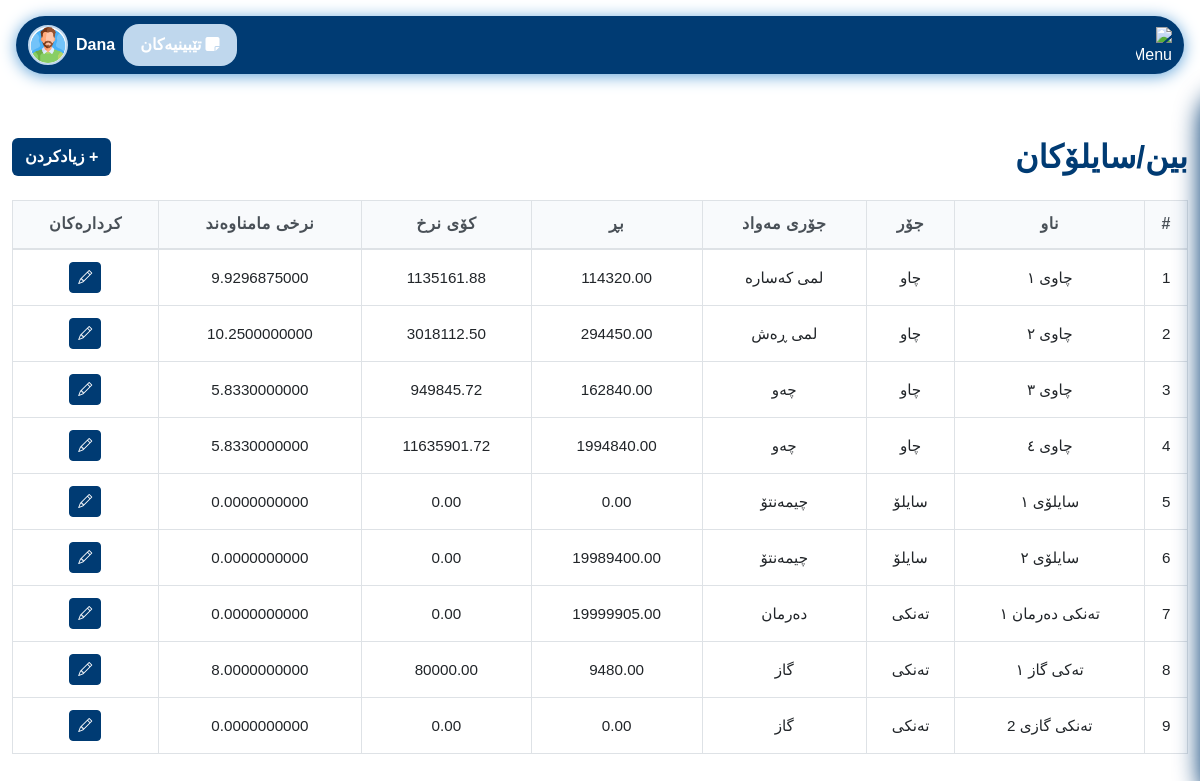
The app's page /pages/bins_silos.php (signed in) with its own data.
### tables this page shows
CREATE TABLE `bins_silos` (
  `id` int(11) NOT NULL,
  `name` varchar(50) DEFAULT NULL,
  `type` enum('چاو','سایلۆ','تەنکی','عەمبار') DEFAULT NULL,
  `material_type` varchar(50) DEFAULT NULL,
  `amount` decimal(10,2) DEFAULT 0.00,
  `total_value` decimal(12,2) DEFAULT 0.00,
  `average_price` decimal(15,10) DEFAULT NULL
);

### config/permissions.php (called while the page is built, shortened)
<?php
function hasPermission($perm) {
    global $pdo;
    $role = $_SESSION['role'];
    if ($role === 'admin') return true;
    $stmt = $pdo->prepare('SELECT COUNT(*) FROM role_permissions rp JOIN permissions p ON rp.permission_id = p.id WHERE rp.role = ? AND p.name = ?');
    $stmt->execute([$role, $perm]);
    $result = $stmt->fetchColumn();
    return $result > 0;
}

### pages/bins_silos.php (the view, shortened to what this page needs)
<?php
require_once '../config/db_conected.php';
require_once '../config/permissions.php';
$bins = $pdo->query("SELECT * FROM bins_silos")->fetchAll(PDO::FETCH_ASSOC);
?>
<!DOCTYPE html>
<html lang="ku">
<head>
    <link href="https://cdn.jsdelivr.net/npm/bootstrap@5.3.0/dist/css/bootstrap.rtl.min.css" rel="stylesheet">
    <link href="../assets/css/login.css" rel="stylesheet">
    <link href="../assets/css/variables.css" rel="stylesheet">
    <link href="../assets/css/nav.css" rel="stylesheet">
    <link href="../assets/css/comon/table.css" rel="stylesheet">
    <link href="../assets/css/comon/style.css" rel="stylesheet">
    <link href="../assets/css/comon/select2_design.css" rel="stylesheet">
    <link rel="stylesheet" href="https://cdn.jsdelivr.net/npm/select2-bootstrap-5-theme@1.3.0/dist/select2-bootstrap-5-theme.rtl.min.css" />
    <link rel="stylesheet" href="https://cdnjs.cloudflare.com/ajax/libs/font-awesome/6.4.2/css/all.min.css">
</head>
<body dir="rtl">
<?php include '../includes/navbar.php'; ?>
<div class="container-fluid py-5">
    <div class="d-flex justify-content-between align-items-center mb-4">
        <h2 class="mb-0" style="color: var(--seafoam-green); font-weight: bold;">بین/سایلۆکان</h2>
        <?php if (hasPermission('add_material')): ?>
        <button class="btn" data-bs-toggle="modal" data-bs-target="#addBinModal" style="background: var(--seafoam-green); color:white; font-weight: bold;">+ زیادکردن</button>
        <?php endif; ?>
    </div>
    <div class="table-responsive">
        <table class="table table-bordered table-hover align-middle text-center" id="binsTable">
            <thead style="background: var(--kelly-green); color: var(--seafoam-green);">
                <tr>
                    <th>#</th>
                    <th>ناو</th>
                    <th>جۆر</th>
                    <th>جۆری مەواد</th>
                    <th>بڕ</th>
                    <th>کۆی نرخ</th>
                    <th>نرخی مامناوەند</th>
                    <th>کردارەکان</th>
                </tr>
            </thead>
            <tbody>
                <?php if (count($bins) === 0): ?>
                <tr>
                    <td colspan="8">هیچ داتایەک نییە</td>
                </tr>
                <?php else: ?>
                    <?php foreach ($bins as $i => $bin): ?>
                    <tr>
                        <td><?= $i+1 ?></td>
                        <td><?= htmlspecialchars($bin['name']) ?></td>
                        <td><?= htmlspecialchars($bin['type']) ?></td>
                        <td><?= htmlspecialchars($bin['material_type']) ?></td>
                        <td><?= htmlspecialchars($bin['amount']) ?></td>
                        <td><?= htmlspecialchars($bin['total_value']) ?></td>
                        <td><?= htmlspecialchars($bin['average_price']) ?></td>
                        <td>
                            <?php if (hasPermission('edit_material')): ?>
                            <button class="btn btn-sm btn-primary edit-btn" data-id="<?= $bin['id'] ?>" data-name="<?= htmlspecialchars($bin['name']) ?>" data-type="<?= htmlspecialchars($bin['type']) ?>" data-material_type="<?= htmlspecialchars($bin['material_type']) ?>" data-amount="<?= htmlspecialchars($bin['amount']) ?>" data-total_value="<?= htmlspecialchars($bin['total_value']) ?>" data-average_price="<?= htmlspecialchars($bin['average_price']) ?>" aria-label="نوێکردنەوە"><i class="bi bi-pencil"></i></button>
                            <?php endif; ?>
                        </td>
                    </tr>
                    <?php endforeach; ?>
                <?php endif; ?>
            </tbody>
        </table>
    </div>
</div>
</body>
</html>

### includes/navbar.php (shortened to what this page needs)
<?php require_once '../config/permissions.php'; ?>
<link href="../assets/css/variables.css" rel="stylesheet">
<link rel="stylesheet" href="https://cdn.jsdelivr.net/npm/bootstrap-icons@1.13.1/font/bootstrap-icons.min.css">
<link rel="stylesheet" href="https://cdnjs.cloudflare.com/ajax/libs/font-awesome/6.4.2/css/all.min.css">
<link href="../assets/css/nav.css" rel="stylesheet">
<link href="../assets/css/sidebar.css" rel="stylesheet">
<nav class="navbar navbar-expand-lg sticky-top" style="background: var(--seafoam-green); border-radius: 2rem; box-shadow: 0 2px 16px 0 var(--spearmint, #94c973); margin: 1rem;">
  <div class="container-fluid d-flex align-items-center justify-content-between">
    <div class="d-flex align-items-center gap-3">
      <img src="../assets/images/menu.svg" alt="Menu" style="height: 36px; width: 36px; color: white;" />
    </div>
    <div class="flex-grow-1 d-flex justify-content-end align-items-center gap-2 position-relative" id="userDropdownContainer">
      <?php if (hasPermission('view_notes')): ?>
        <a href="../pages/notes.php" class="btn position-relative" style="background: var(--kelly-green); color:white; font-weight: bold; border-radius: 1rem; padding: 0.5rem 1rem;">
          <i class="fas fa-sticky-note me-1"></i>تێبینیەکان
        </a>
      <?php endif; ?>
      <span style="color: #fff; font-weight: bold; font-size: 1rem; cursor: pointer;" id="userDropdownToggle">
            <?php echo $_SESSION['username'] ?? 'User'; ?>
          </span>
      <img src="../assets/images/user.png" alt="User" style="width: 40px; height: 40px; border-radius: 50%; object-fit: cover; background: #fff; border: 2px solid var(--kelly-green); cursor: pointer;" id="userDropdownImg" />
    </div>
  </div>
</nav>

### assets/css/login.css (style rules this page uses)
body, input, button, label, h1, h2, h3, h4, h5, h6 { font-family: 'Rabar_021', sans-serif !important; }

### assets/css/variables.css (style rules this page uses)
:root { --lime-green: #0074b7; --kelly-green: #bfd7ed; --seafoam-green: #003b73; --spearmint: #60a3d9; --warning: #ffc107; }
.btn-primary { background-color: var(--seafoam-green) !important; border-color: var(--seafoam-green) !important; }

### assets/css/comon/table.css (style rules this page uses)
:root { --primary-blue: #3b82f6; --secondary-purple: #8b5cf6; --accent-orange: #f59e0b; --neutral-gray: #6b7280; --light-gray: #f8fafc; --ultra-light-gray: #f1f5f9; --white: #ffffff; --dark-text: #1e293b; --light-text: #64748b; --border-color: #e2e8f0; --shadow-light: rgba(15, 23, 42, 0.08); --shadow-medium: rgba(15, 23, 42, 0.12); --shadow-dark: rgba(15, 23, 42, 0.20); --border-radius: 12px; --border-radius-sm: 8px; --transition: all 0.2s cubic-bezier(0.4, 0, 0.2, 1); }
.table { width: 100%; border-collapse: collapse; font-family: 'Rabar_021', sans-serif; font-size: 0.95rem; line-height: 1.4; background: var(--white); }
.table thead { background: var(--light-gray); position: sticky; top: 0; z-index: 10; }
.table thead th { background-color: var(--light-gray); border-bottom: 2px solid #dee2e6; font-weight: 600; color: #495057; padding: 12px 8px; text-align: center; vertical-align: middle; font-size: 1rem; letter-spacing: 0.5px; position: relative; }
.table tbody tr { transition: var(--transition); border-bottom: 1px solid #dee2e6; }
.table tbody td { padding: 12px 8px; vertical-align: middle; border-bottom: 1px solid #dee2e6; }
.table td, .table th { padding: 12px 8px; text-align: center; vertical-align: middle; word-wrap: break-word; white-space: nowrap; overflow: hidden; text-overflow: ellipsis; }
.table-responsive { overflow-x: auto; -webkit-overflow-scrolling: touch; scrollbar-width: thin; scrollbar-color: var(--primary-green) var(--ultra-light-green); }

### assets/css/comon/style.css (style rules this page uses)
html { scrollbar-color: #003b73 #f1f1f1; scrollbar-width: thin; }

### records on screen
bins_silos: name "چاوی ١", type "چاو", material_type "لمی کەسارە", amount "114320.00", total_value "1135161.88", average_price "9.9296875000"
bins_silos: name "چاوی ٢", type "چاو", material_type "لمی ڕەش", amount "294450.00", total_value "3018112.50", average_price "10.2500000000"
bins_silos: name "چاوی ٣", type "چاو", material_type "چەو", amount "162840.00", total_value "949845.72", average_price "5.8330000000"
bins_silos: name "چاوی ٤", type "چاو", material_type "چەو", amount "1994840.00", total_value "11635901.72", average_price "5.8330000000"
bins_silos: name "سایلۆی ١", type "سایلۆ", material_type "چیمەنتۆ", amount "0.00", total_value "0.00", average_price "0.0000000000"
bins_silos: name "سایلۆی ٢", type "سایلۆ", material_type "چیمەنتۆ", amount "19989400.00", total_value "0.00", average_price "0.0000000000"
bins_silos: name "تەنکی دەرمان ١", type "تەنکی", material_type "دەرمان", amount "19999905.00", total_value "0.00", average_price "0.0000000000"
bins_silos: name "تەکی گاز ١", type "تەنکی", material_type "گاز", amount "9480.00", total_value "80000.00", average_price "8.0000000000"
bins_silos: name "تەنکی گازی 2", type "تەنکی", material_type "گاز", amount "0.00", total_value "0.00", average_price "0.0000000000"

### other values on screen
$_SESSION['username'] "Dana"
